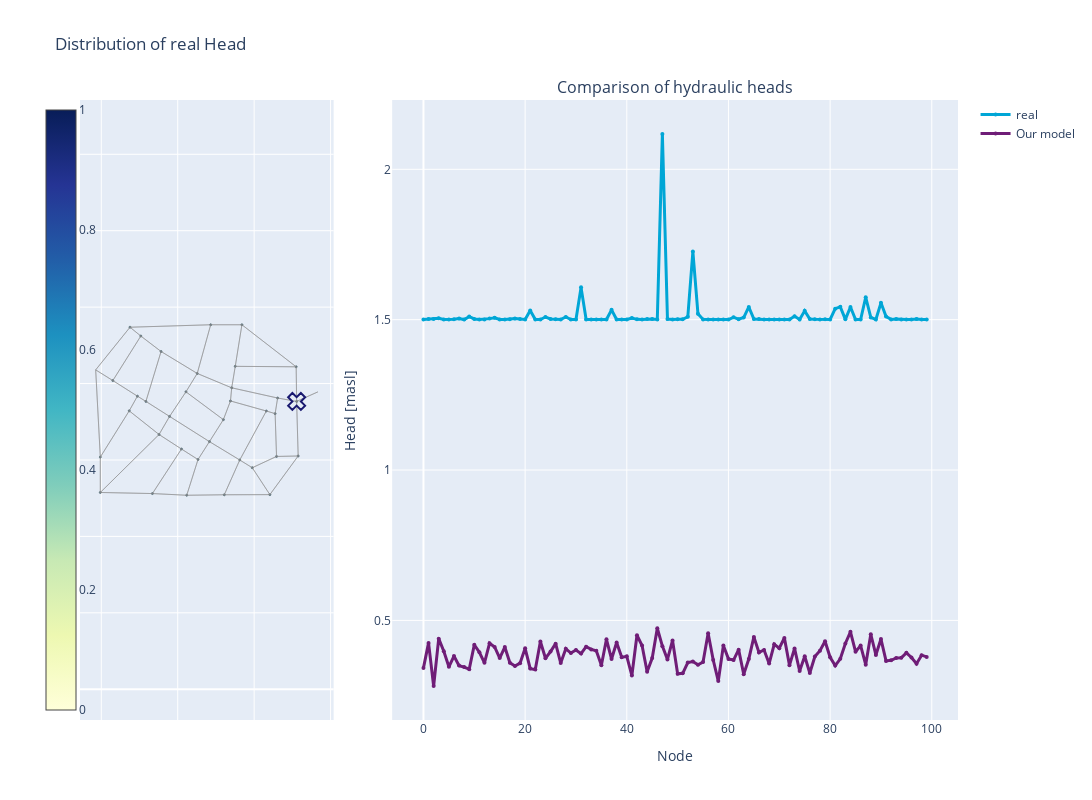

Notebook cell for this chart:
### Code cell
from utils.Dashboard import Dashboard
from IPython.display import display

_,_,_, pred, real, time = testing(model, val_loader)
d = Dashboard(pd.DataFrame(real.reshape(-1,n_nodes)),pd.DataFrame(pred.reshape(-1,n_nodes)),to_networkx(val_dataset[0],node_attrs=['pos']))
f = d.display_results()
display(f)

### Figure 1 — Plotly figure (JSON) as saved in the notebook; plotly's stock layout.template omitted (floating-point values rounded to 4 significant figures; data arrays with more than 128 entries replaced by an {"elided": "..."} marker saying what was removed)
{"data": [{"hovertemplate": "%{text}", "marker": {"cmax": 1, "cmin": 0, "color": [1.5, 1.382, 1.088, 1.355, 1.057, 1.956, 2.259, 2.101, 2.022, 1.323, 1.211, 1.388, 1.268, 1.45, 1.643, 1.787, 1.601, 1.304, 1.449, 1.501, 1.496, 1.718, 1.77, 2.217, 1.805, 1.274, 1.41, 1.99, 1.516, 1.428, 1.335, 1.331, 1.531, 1.525, 1.681, 1.76], "colorbar": {"ticklabelposition": "outside", "x": -0.05}, "colorscale": [[0.0, "rgb(255,255,217)"], [0.125, "rgb(237,248,177)"], [0.25, "rgb(199,233,180)"], [0.375, "rgb(127,205,187)"], [0.5, "rgb(65,182,196)"], [0.625, "rgb(29,145,192)"], [0.75, "rgb(34,94,168)"], [0.875, "rgb(37,52,148)"], [1.0, "rgb(8,29,88)"]], "line": {"color": "DarkSlateGrey", "width": 1}, "showscale": true, "size": [0.4438, 0.3252, 0.03099, 0.2987, 0.0, 0.8996, 1.202, 1.045, 0.965, 0.266, 0.1543, 0.3319, 0.2109, 0.3929, 0.5859, 0.7301, 0.5447, 0.2472, 0.3923, 0.4439, 0.4397, 0.661, 0.7139, 1.16, 0.7479, 0.2173, 0.3535, 0.9337, 0.4594, 0.371, 0.2784, 0.2745, 0.4741, 0.468, 0.6242, 0.7036], "sizemin": 1, "sizeref": 1.13}, "mode": "markers", "name": "coordinates", "showlegend": false, "text": ["<b><br> Node ID: </b> 0 <br> <b>Value:</b> 1.50", "<b><br> Node ID: </b> 1 <br> <b>Value:</b> 1.38", "<b><br> Node ID: </b> 2 <br> <b>Value:</b> 1.09", "<b><br> Node ID: </b> 3 <br> <b>Value:</b> 1.36", "<b><br> Node ID: </b> 4 <br> <b>Value:</b> 1.06", "<b><br> Node ID: </b> 5 <br> <b>Value:</b> 1.96", "<b><br> Node ID: </b> 6 <br> <b>Value:</b> 2.26", "<b><br> Node ID: </b> 7 <br> <b>Value:</b> 2.10", "<b><br> Node ID: </b> 8 <br> <b>Value:</b> 2.02", "<b><br> Node ID: </b> 9 <br> <b>Value:</b> 1.32", "<b><br> Node ID: </b> 10 <br> <b>Value:</b> 1.21", "<b><br> Node ID: </b> 11 <br> <b>Value:</b> 1.39", "<b><br> Node ID: </b> 12 <br> <b>Value:</b> 1.27", "<b><br> Node ID: </b> 13 <br> <b>Value:</b> 1.45", "<b><br> Node ID: </b> 14 <br> <b>Value:</b> 1.64", "<b><br> Node ID: </b> 15 <br> <b>Value:</b> 1.79", "<b><br> Node ID: </b> 16 <br> <b>Value:</b> 1.60", "<b><br> Node ID: </b> 17 <br> <b>Value:</b> 1.30", "<b><br> Node ID: </b> 18 <br> <b>Value:</b> 1.45", "<b><br> Node ID: </b> 19 <br> <b>Value:</b> 1.50", "<b><br> Node ID: </b> 20 <br> <b>Value:</b> 1.50", "<b><br> Node ID: </b> 21 <br> <b>Value:</b> 1.72", "<b><br> Node ID: </b> 22 <br> <b>Value:</b> 1.77", "<b><br> Node ID: </b> 23 <br> <b>Value:</b> 2.22", "<b><br> Node ID: </b> 24 <br> <b>Value:</b> 1.80", "<b><br> Node ID: </b> 25 <br> <b>Value:</b> 1.27", "<b><br> Node ID: </b> 26 <br> <b>Value:</b> 1.41", "<b><br> Node ID: </b> 27 <br> <b>Value:</b> 1.99", "<b><br> Node ID: </b> 28 <br> <b>Value:</b> 1.52", "<b><br> Node ID: </b> 29 <br> <b>Value:</b> 1.43", "<b><br> Node ID: </b> 30 <br> <b>Value:</b> 1.34", "<b><br> Node ID: </b> 31 <br> <b>Value:</b> 1.33", "<b><br> Node ID: </b> 32 <br> <b>Value:</b> 1.53", "<b><br> Node ID: </b> 33 <br> <b>Value:</b> 1.52", "<b><br> Node ID: </b> 34 <br> <b>Value:</b> 1.68", "<b><br> Node ID: </b> 35 <br> <b>Value:</b> 1.76"], "x": [7112.0, 5680.0, 4862.0, 2751.0, 1853.0, 1974.0, 1974.0, 4235.0, 6412.0, 5413.0, 4511.0, 3034.0, 2302.0, 2945.0, 3786.0, 4830.0, 7100.0, 5506.0, 3564.0, 3167.0, 2731.0, 3511.0, 4098.0, 3337.0, 4531.0, 4215.0, 5194.0, 5218.0, 5623.0, 5951.0, 6614.0, 5380.0, 6319.0, 6549.0, 6586.0, 7152.0, 7670.0], "y": [7532.0, 9539.0, 9539.0, 9474.0, 8358.0, 6076.0, 5150.0, 5077.0, 5093.0, 7888.0, 8265.0, 9244.0, 8078.0, 7670.0, 7140.0, 6481.0, 8439.0, 8451.0, 8839.0, 7532.0, 7286.0, 6667.0, 6286.0, 5121.0, 6011.0, 7783.0, 7055.0, 5089.0, 5999.0, 5797.0, 7621.0, 7544.0, 7282.0, 7213.0, 6092.0, 6104.0, 7783.0], "type": "scatter", "uid": "1e1423b1-38c9-4fcb-9e2e-3f8d04639616", "xaxis": "x", "yaxis": "y"}, {"line": {"width": 3}, "marker": {"color": "#00A6D6", "size": 4}, "mode": "lines+markers", "name": "real", "x": [0, 1, 2, 3, 4, 5, 6, 7, 8, 9, 10, 11, 12, 13, 14, 15, 16, 17, 18, 19, 20, 21, 22, 23, 24, 25, 26, 27, 28, 29, 30, 31, 32, 33, 34, 35, 36, 37, 38, 39, 40, 41, 42, 43, 44, 45, 46, 47, 48, 49, 50, 51, 52, 53, 54, 55, 56, 57, 58, 59, 60, 61, 62, 63, 64, 65, 66, 67, 68, 69, 70, 71, 72, 73, 74, 75, 76, 77, 78, 79, 80, 81, 82, 83, 84, 85, 86, 87, 88, 89, 90, 91, 92, 93, 94, 95, 96, 97, 98, 99], "y": [1.5, 1.502, 1.502, 1.504, 1.501, 1.501, 1.501, 1.504, 1.5, 1.51, 1.502, 1.5, 1.501, 1.503, 1.506, 1.5, 1.5, 1.501, 1.504, 1.502, 1.5, 1.53, 1.501, 1.501, 1.509, 1.502, 1.502, 1.5, 1.509, 1.5, 1.5, 1.607, 1.5, 1.501, 1.501, 1.5, 1.5, 1.533, 1.5, 1.5, 1.501, 1.506, 1.501, 1.5, 1.502, 1.502, 1.501, 2.117, 1.502, 1.501, 1.502, 1.501, 1.51, 1.726, 1.519, 1.501, 1.5, 1.5, 1.501, 1.501, 1.501, 1.508, 1.502, 1.507, 1.542, 1.502, 1.503, 1.501, 1.501, 1.5, 1.5, 1.5, 1.501, 1.511, 1.501, 1.529, 1.502, 1.501, 1.501, 1.501, 1.501, 1.536, 1.543, 1.501, 1.542, 1.501, 1.501, 1.575, 1.507, 1.501, 1.556, 1.51, 1.501, 1.502, 1.5, 1.501, 1.5, 1.502, 1.501, 1.5], "type": "scatter", "uid": "e316b7c2-879e-41bb-bb61-2d1ef66256c0", "xaxis": "x2", "yaxis": "y2"}, {"line": {"width": 3}, "marker": {"color": "#6F1D77", "size": 4}, "mode": "lines+markers", "name": "Our model", "x": [0, 1, 2, 3, 4, 5, 6, 7, 8, 9, 10, 11, 12, 13, 14, 15, 16, 17, 18, 19, 20, 21, 22, 23, 24, 25, 26, 27, 28, 29, 30, 31, 32, 33, 34, 35, 36, 37, 38, 39, 40, 41, 42, 43, 44, 45, 46, 47, 48, 49, 50, 51, 52, 53, 54, 55, 56, 57, 58, 59, 60, 61, 62, 63, 64, 65, 66, 67, 68, 69, 70, 71, 72, 73, 74, 75, 76, 77, 78, 79, 80, 81, 82, 83, 84, 85, 86, 87, 88, 89, 90, 91, 92, 93, 94, 95, 96, 97, 98, 99], "y": [0.3421, 0.4251, 0.2819, 0.4393, 0.3975, 0.3457, 0.3815, 0.3496, 0.3447, 0.3376, 0.4187, 0.394, 0.3588, 0.4238, 0.4118, 0.375, 0.4113, 0.3591, 0.3485, 0.3579, 0.4073, 0.3397, 0.3364, 0.4296, 0.374, 0.3962, 0.4227, 0.3581, 0.4054, 0.3915, 0.4014, 0.3895, 0.4127, 0.4036, 0.3987, 0.3509, 0.4373, 0.3715, 0.4265, 0.3774, 0.3805, 0.3167, 0.4507, 0.4163, 0.3293, 0.3749, 0.4739, 0.4145, 0.3701, 0.4335, 0.3224, 0.3241, 0.3598, 0.3634, 0.3523, 0.3613, 0.4575, 0.3682, 0.2982, 0.4166, 0.372, 0.3681, 0.4027, 0.3211, 0.3714, 0.445, 0.3937, 0.4016, 0.3564, 0.4207, 0.4075, 0.4418, 0.3505, 0.4068, 0.3319, 0.3809, 0.325, 0.38, 0.3991, 0.4309, 0.3773, 0.3498, 0.3723, 0.4232, 0.4621, 0.396, 0.4162, 0.3529, 0.454, 0.3851, 0.438, 0.3654, 0.3672, 0.3753, 0.3754, 0.3922, 0.3768, 0.3559, 0.3843, 0.3785], "type": "scatter", "uid": "178352ad-feb3-4cbc-b026-d12ae50ba191", "xaxis": "x2", "yaxis": "y2"}, {"hoverinfo": "none", "line": {"color": "#888", "width": 0.5}, "mode": "lines", "showlegend": false, "x": {"elided": "348 float values"}, "y": {"elided": "348 float values"}, "type": "scatter", "uid": "c1978058-9c4e-4e7f-a995-0942c9882532", "xaxis": "x", "yaxis": "y"}, {"marker": {"color": "midnightblue", "line": {"width": 2}, "size": 15, "symbol": "x-open"}, "showlegend": false, "x": [7112.0], "y": [7532.0], "type": "scatter", "uid": "b679954c-7cc0-479f-a857-e4bb299b4d15", "xaxis": "x", "yaxis": "y"}], "layout": {"annotations": [{"font": {"size": 16}, "showarrow": false, "text": " ", "x": 0.1444, "xanchor": "center", "xref": "paper", "y": 1.0, "yanchor": "bottom", "yref": "paper"}, {"font": {"size": 16}, "showarrow": false, "text": "Comparison of hydraulic heads", "x": 0.6778, "xanchor": "center", "xref": "paper", "y": 1.0, "yanchor": "bottom", "yref": "paper"}], "xaxis": {"anchor": "y", "domain": [0.0, 0.2889], "showticklabels": false}, "yaxis": {"anchor": "x", "domain": [0.0, 1.0], "scaleanchor": "x", "scaleratio": 1, "showticklabels": false}, "xaxis2": {"anchor": "y2", "domain": [0.3556, 1.0], "title": {"text": "Node"}}, "yaxis2": {"anchor": "x2", "domain": [0.0, 1.0], "title": {"text": "Head [masl]"}}, "width": 1600, "height": 800, "title": {"text": "Distribution of real Head"}}}
